Frame 1 (no input): blank canvas, image omitted
Frame 60 (the mouse pressed at the canvas centre just before this capture): blank canvas, image omitted
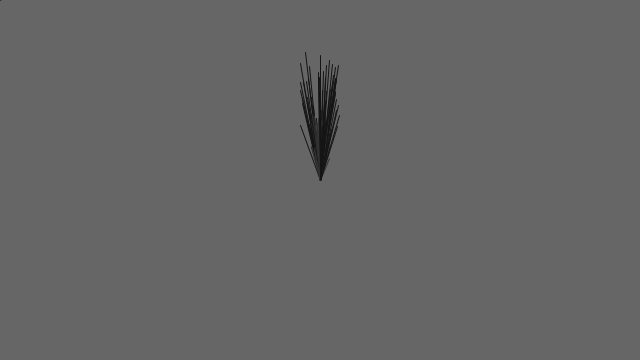
Frame 120 (the mouse held since frame 60 and released just before this capture)

The Processing sketch whose frames 1 and 60 were blank and that drew this single picture after the mouse press (run headless with seeded random() and noise(); from frame 60 on, the mouse is pressed at the canvas centre):

// Processing sketch: processing_91808
// ── processing_91808.pde

int angle = 30;
boolean stalk = false;

void setup() {
  size(640, 360);
  background(102);

  fill(0, 102);
}

void draw() {
  drawGrass();
  if(mousePressed){
    drawHighGrass();
  }
 
}

void mousePressed(){
   strokeWeight(1);
  drawFlower();
}

void drawGrass(){
stroke(50);
 strokeWeight(1);
 float x = random(50)+20;
 float y = random(20)-10;
 line(mouseX,mouseY, mouseX+y,mouseY-x);

 }
 
void drawHighGrass(){
   strokeWeight(1);
 stroke(20); 
 float x = random(80)+50;
 float y = random(40)-20;
 line(mouseX,mouseY, mouseX+y,mouseY-x);
}

void drawFlower(){
  fill(50);
 strokeWeight(3);
  line(mouseX,mouseY,mouseX,mouseY-200);
  ellipseMode(CORNER);
  stroke(50);
  ellipse(mouseX,mouseY-200,50,50);
  ellipse(mouseX,mouseY-200,-50,50);
  ellipse(mouseX,mouseY-200,50,-50);
  ellipse(mouseX,mouseY-200,-50,-50);
  
   ellipse(mouseX-25,mouseY-200,60,60);
  ellipse(mouseX,mouseY-200-25,-60,60);
  ellipse(mouseX,mouseY-200+25,60,-60);
  ellipse(mouseX+25,mouseY-200,-60,-60);
  
  ellipseMode(CENTER);
  stroke(20);
  fill(20);
  ellipse(mouseX,mouseY-200,30,30);

}
